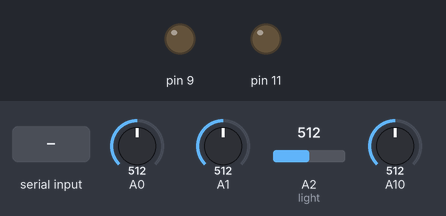
Simulated run of this sketch. Board: Arduino Leonardo, built with avr-gcc and run on an emulated ATmega32U4. Shown: output pins drawn as LEDs (lit = HIGH). The inputs (shaded band) are chosen by the test bench; at power-on: A0 = 512, A1 = 512, A2 (light) = 512, A10 = 512. USB keyboard and mouse output is not drawn; what the sketch prints to the serial monitor is not drawn.

Above: at 1.8 s.
1.9 s: "Toggle Charging\n" received over Serial
At 3.2 s:
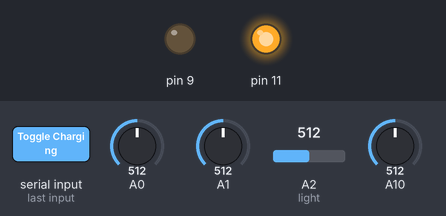
3.5 s: "90,45\n" received over Serial
At 5.1 s:
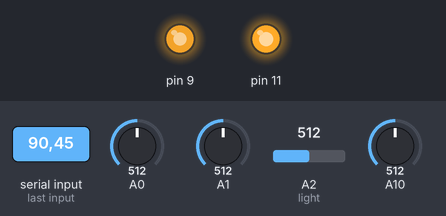
5.5 s: "30,150\n" received over Serial
At 6.8 s:
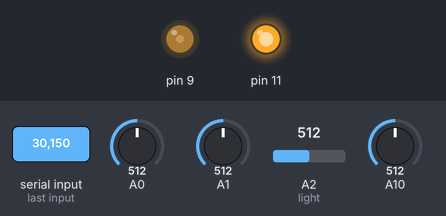
7.5 s: "5\n" received over Serial
At 8.5 s:
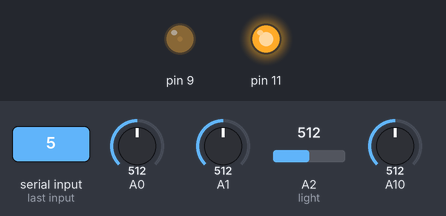
9.5 s: "Toggle Charging\n" received over Serial
At 11.2 s:
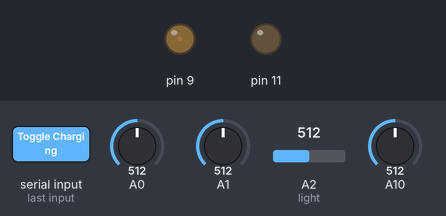
11.5 s: "90\n" received over Serial
At 13.2 s:
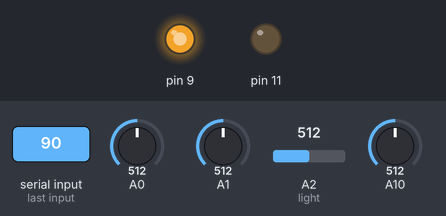
Timing chart, 0 to 14.5 s (numbered marks = the images above; inputs shaded):
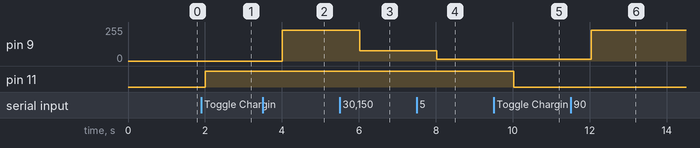

Measured:
- after the input at 1.9 s, pin 11: LOW → HIGH after 0.11 s
- after the input at 3.5 s, pin 9: 0/255 → 229/255 after 0.51 s
- after the input at 5.5 s, pin 9: 229/255 → 76/255 after 0.52 s
- after the input at 7.5 s, pin 9: 76/255 → 12/255 after 0.52 s
- after the input at 9.5 s, pin 11: HIGH → LOW after 0.53 s
- after the input at 11.5 s, pin 9: 12/255 → 229/255 after 0.53 s

The sketch:

E344_22534865_A9.ino
```cpp
//Stéphan van Biljon - 22534865

#include "Keyboard.h"

float supplyVoltage = 0.0;
float batteryVoltage = 0.0;
float batteryCurrent = 0.0;
byte lightLevel = 0.0;
float supplyScaleFactor = 0.2305;
float batteryScaleFactor = 2.3315;
float lightScaleFactor = 23.641;
float brightVoltage = 0.2;
byte ledBrightness = 255;
bool ledState = false;

void setup() {
  Serial.begin(9600); // sets up communication between PC and Arduino (Do I need these two lines when I have python setting it up?
  Keyboard.begin(); // This line as well
  pinMode(11, OUTPUT);
  pinMode(9, OUTPUT);
}

void loop() {
  supplyVoltage = ((float)(analogRead(10)) * (5.0/1023.0)) * (1/supplyScaleFactor); // You need to measure the Vadc when the supply is 22V

  lightLevel = (byte)(((analogRead(A2) * (5.0/1023.0)) - brightVoltage) * lightScaleFactor); // percentage of max ambient light cast to a byte

  batteryVoltage = (float)(((analogRead(A1) * (5.0/1023.0)) - 0.237) / batteryScaleFactor) + 5.5;

  batteryCurrent = (float)(((analogRead(A0) * (5.0/1023.0)) - 1.75)/(50.0 * 0.1)) * 1000.0; //mA

  if(Serial.available() > 0)
  {
    //read the incoming string
    String userInput = Serial.readStringUntil('\n'); // value between 0-100 or "Toggle Charging" or nothing

    if(userInput == "Toggle Charging")
    {
      ledState = !ledState;
      digitalWrite(11, ledState);
    }
    else if(userInput.length() != 0)
    {
      ledBrightness = (byte)(((float)(userInput.toInt())/100.0) * 255.0); //0-255 decides PWM duty cycle (and LED brightness) therefore we need a certain percentage of 255 to set the brightness
      analogWrite(9, ledBrightness);
    }
  }

  Serial.println(batteryVoltage);
  Serial.println(batteryCurrent);
  Serial.println(supplyVoltage);
  Serial.println(lightLevel);

  delay(1000);
}
```
